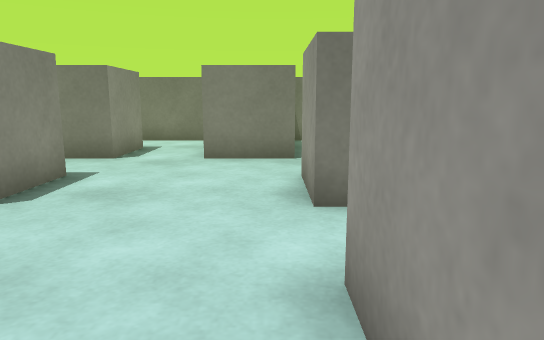
[1] (above)

16 first-person views from a walk through a 3-D level made in the Unity game engine. The camera is 0.62 m above the floor, tilts 10° down and sees 70° across. The floor is counted in squares, 0.5 m on a side. Each view is taken from the middle of a square. On the plan, view 1 faces up. The plan holds only what a view shows up to about 15 squares ahead; the rest is blank. The place goes on beyond the plan. Surface patterns are stand-ins for the level's own textures.

[2]
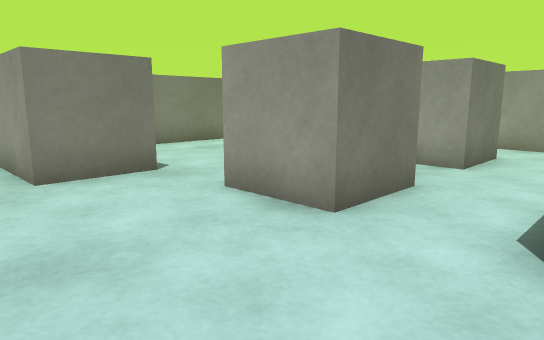

[3]
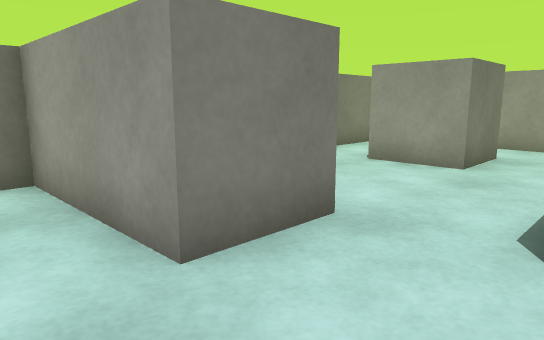

[4]
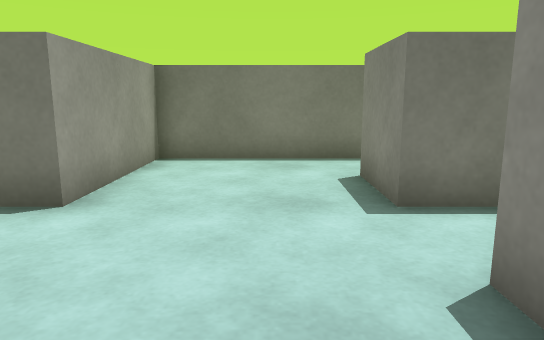

[5]
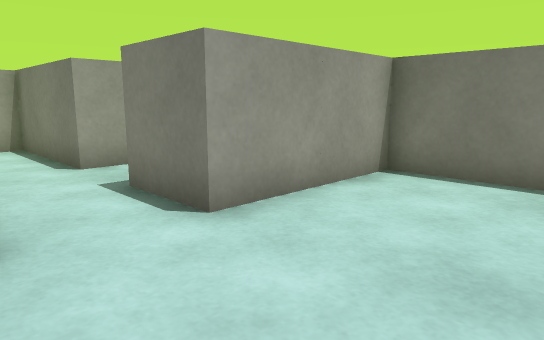

[6]
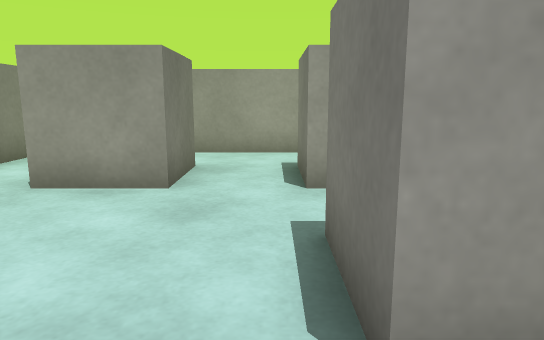

[7]
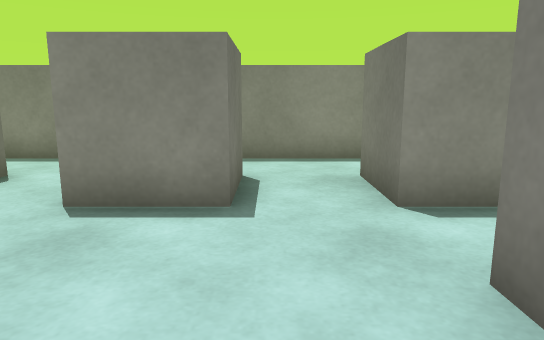

[8]
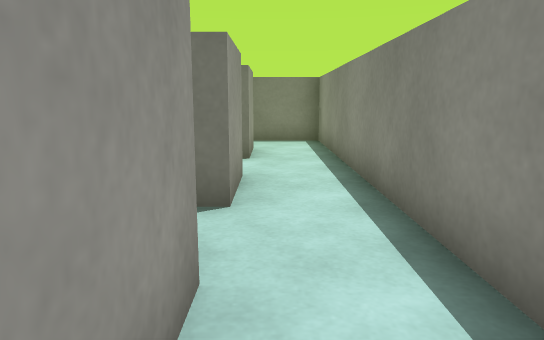

[9]
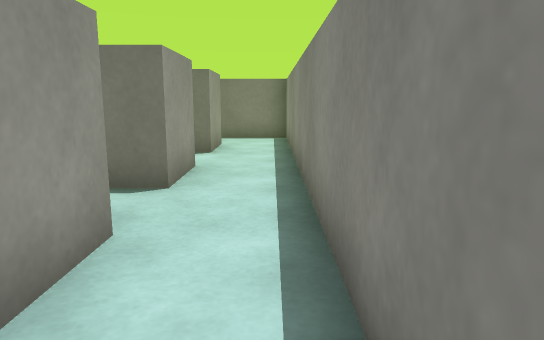

[10]
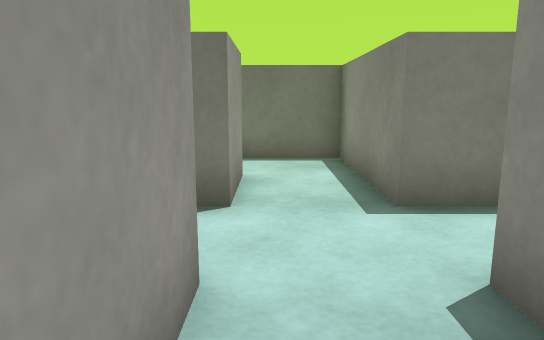

[11]
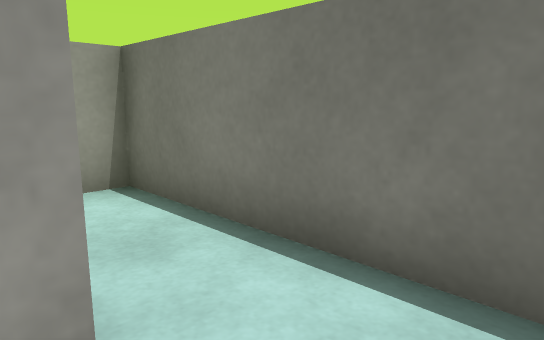

[12]
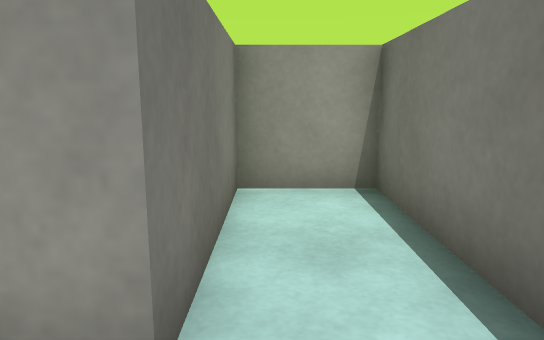

[13]
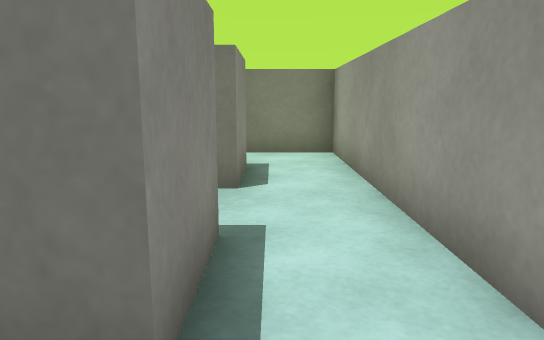

[14]
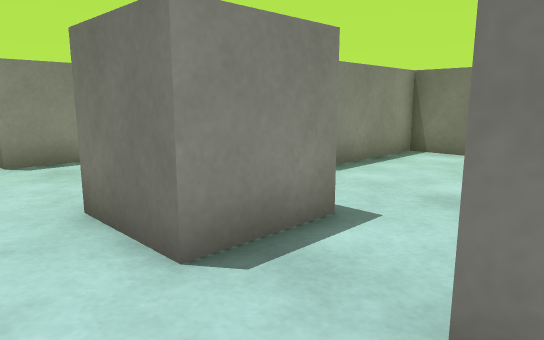

[15]
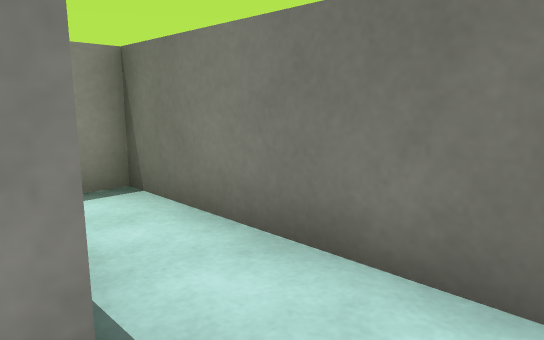

[16]
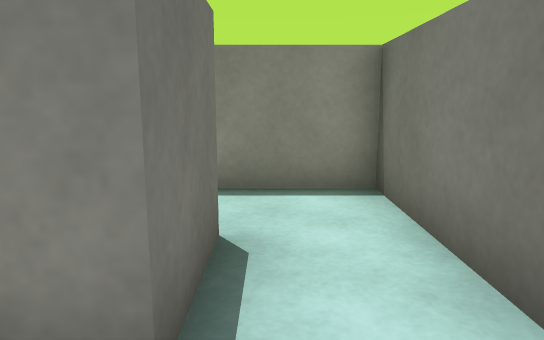

### Floor plan
Points are (right, up) in squares from view 1. A wall is a line through its corners. A room is listed if a view was taken in it or the views show most of it. See-through windows are left out.
Room 1 (views 1, 2, 3, 4, 5, 6, 7, 8, 9, 10, 11, 13, 14, 15, 16)
walls: (0.5, 6.5) (2.5, 6.5) (2.5, 4.5) (0.5, 4.5) (0.5, 6.5); (0.6, 8.5) (-1.5, 8.5) (-1.5, 12.5) (-7.5, 12.5) (-7.5, -1.5) (0.5, -1.5) (0.5, 2.5) (2.5, 2.5) (2.5, 0.5); (-3.5, 8.5) (-5.5, 8.5) (-5.5, 10.5) (-3.5, 10.5) (-3.5, 8.5); (4.5, 6.5) (6.5, 6.5) (6.5, 4.5) (4.5, 4.5) (4.5, 6.5); (-5.5, 4.5) (-5.5, 6.5) (-3.5, 6.5) (-3.5, 4.5); (4.5, 0.5) (4.5, 2.5) (8.5, 2.5) (8.5, 12.5) (0.5, 12.5) (0.5, 9.2); (-5.5, 0.5) (-5.5, 2.5) (-3.5, 2.5) (-3.5, 0.5); (6.5, 10.5) (6.5, 8.5) (4.5, 8.5) (4.5, 10.5)
ways out: opening at (3.5, 1.5) to room 2
Room 2 (view 12)
walls: (2.5, 0.5) (2.5, -1.5) (8.5, -1.5) (8.5, 0.5) (4.5, 0.5)
ways out: opening at (3.5, 1.5) to room 1

Where each view was taken, in squares from view 1:
view 1: 0 up, 0 right, facing up
view 2: 2 up, 3 left, facing up-right
view 3: 6 up, 3 left, facing up-right
view 4: 7 up, 2 left, facing down
view 5: 5 up, 3 left, facing down-right
view 6: 7 up, 1 left, facing right
view 7: 7 up, 1 right, facing left
view 8: 11 up, 6 left, facing down
view 9: 12 up, 7 left, facing down
view 10: 7 up, 4 right, facing down
view 11: 1 up, 3 right, facing down-right
view 12: 0 up, 3 right, facing right
view 13: 3 up, 7 right, facing up
view 14: 3 up, 5 right, facing up-left
view 15: 10 up, 2 left, facing up-left
view 16: 11 up, 2 left, facing left
